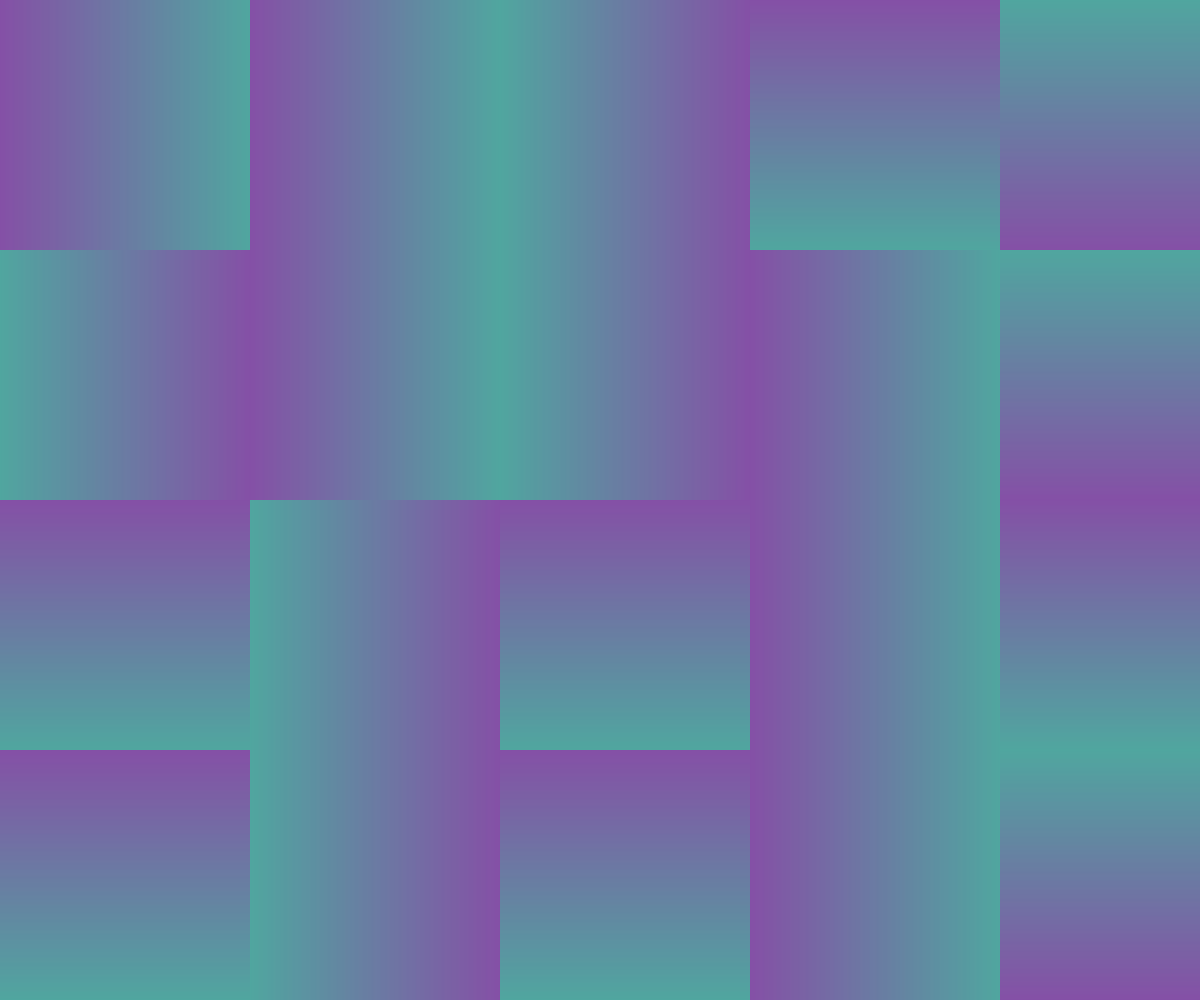
Frame 1 (no input)
Frame 60 (no input): identical to frame 1, image omitted
Frame 120 (the mouse pressed at the canvas centre since frame 60): identical to frame 1, image omitted

The p5.js sketch that drew this single still picture (run headless with seeded random() and noise() and a simulated clock; from frame 60 on, the mouse is pressed at the canvas centre):

// p5.js sketch
// ── sketch.js
var siz = 250;
var pg1
var c1
var c2


function setup() {

    createCanvas(windowWidth, windowHeight);
    colorMode(RGB);
    background(255);
    pixelDensity(1)
    seed = random(5000)
    //colorMode(HSB, 360, 100, 100)
    c1 = color("#5D1789")
    c2 = color("#178980")
    pg1 = createGraphics(siz, siz)
    for (var i = 0; i <= pg1.height; i++) {
        var incr = map(i, 0, pg1.height, 0, 1)
        pg1.stroke(lerpColor(c1, c2, incr))
        pg1.line(0, i, width, i)
    }

    imageMode(CENTER, CENTER)

}


function draw() {
    randomSeed(seed)

    background(255);
    noStroke()
    for (var i = siz/2; i <= width + siz / 2; i += siz) {
        for (var j = siz/2; j <= height + siz / 2; j += siz) {
            push()

            translate(i, j)
            var angle = TWO_PI * (int(random(1, 5))) / 4
            rotate(angle)
            image(pg1, 0, 0)
            pop()
        }

    }
}

function mouseReleased() {
    seed = random(50000)
    siz = int(random(150, 250))
    pg1 = createGraphics(siz, siz)
    for (var i = 0; i <= pg1.height; i++) {
        var incr = map(i, 0, pg1.height, 0, 1)
        pg1.stroke(lerpColor(c1, c2, incr))
        pg1.line(0, i, width, i)
    }
}

function windowResized() {
    resizeCanvas(windowWidth, windowHeight);
}
